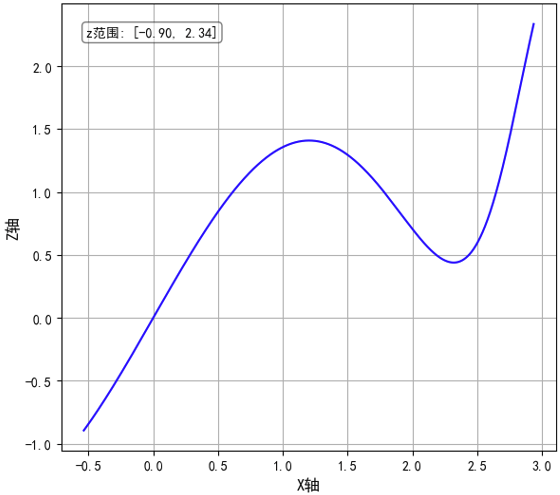
#> input picture Data/初赛数据-血管造影图像/自建-二维投影曲线图像/1/xoz平面投影.png, 560 x 495 px; the run also reads 1 picture not shown here
$ jupyter execute curve_extraction.ipynb
#> lines starting #> are read from the running program, lines starting #| are printed output that depends on the picture; after the words box and inside, x2 and y2 are one past the last pixel; in counts of white or black regions, pixels touching at a corner belong together
[cell 1]
import os, re, csv, json, math, warnings
import numpy as np
import pandas as pd
import cv2
import matplotlib.pyplot as plt

from typing import List, Tuple, Optional
from scipy.spatial import cKDTree
from skimage.filters import sato   # 或 frangi，均可
from skimage.graph import route_through_array
from skimage.morphology import skeletonize

from scipy.stats import theilslopes
warnings.filterwarnings("ignore")

# 若 apt/conda 安装的 tesseract 不在 PATH，请显式指定：
# pytesseract.pytesseract.tesseract_cmd = "/usr/bin/tesseract"

DIGIT_CONFIG_BASE = "-c tessedit_char_whitelist=-0123456789.,"
NUM_RE = re.compile(r'^[\-\+]?[\d]+(?:[.,]\d+)?$')

# [15 lines left out: functions _parse_num, save_csv, not called in this run]

def cv2_imread_any(path):
    path = str(path)
    img = cv2.imread(path, cv2.IMREAD_COLOR)
    if img is None:
        data = np.fromfile(path, dtype=np.uint8)            # Unicode-safe
        img = cv2.imdecode(data, cv2.IMREAD_COLOR)
    return img

# [21 lines left out: functions df_to_csv_safe, plot_img, not called in this run]

[cell 2]
try:
    import torch
    from transformers import Pix2StructForConditionalGeneration, Pix2StructProcessor
    _DEPLOT_OK = True
except Exception as e:
    print("DePlot 模块不可用，将在运行时自动回退到 OCR 方案。", e)
    _DEPLOT_OK = False

class DePlotWrapper:
    # [13 lines left out: function __init__, not called in this run]

    def available(self):
        return (self.model is not None) and (self.processor is not None)

    '''
    def infer_table(self, img_bgr):
        """返回 DataFrame；失败返回 None。"""
        if not self.available():
            return None
        from PIL import Image
        import pandas as pd
        import numpy as np

        img_rgb = cv2.cvtColor(img_bgr, cv2.COLOR_BGR2RGB)
        pil = Image.fromarray(img_rgb)
        prompt = "Generate the underlying data table of the figure below:"

        with torch.no_grad():
            inputs = self.processor(images=pil, text=prompt, return_tensors="pt")
            outputs = self.model.generate(**inputs, max_new_tokens=512)
            txt = self.processor.decode(outputs[0], skip_special_tokens=True)

        # 解析 markdown/CSV 风格结果
        lines = [l.strip() for l in txt.splitlines() if l.strip()]
        rows = []
        for ln in lines:
            if "|" in ln:
                cols = [c.strip() for c in ln.strip("|").split("|")]
                rows.append(cols)
            elif "," in ln:
                rows.append([c.strip() for c in ln.split(",")])

        if not rows:
            return None

        header = [c if c else f"col{i}" for i, c in enumerate(rows[0])]
        data = [r for r in rows[1:] if len(r) == len(header)]
        if not data:
            return None

        df = pd.DataFrame(data, columns=header)
        # 尝试转数值
        for col in df.columns:
            try:
                df[col] = df[col].map(lambda s: _parse_num(str(s)))
            except Exception:
                pass
        return df
    '''

    # —— 直接替换 DePlotWrapper 里的 infer_table 方法 ——
    # [142 lines left out: functions infer_table, _parse_deplot_text_to_df, _row_is_numeric, not called in this run]

[cell 3]
def find_plot_roi(img, fallback_margin=0.05):
    h, w = img.shape[:2]
    gray = cv2.cvtColor(img, cv2.COLOR_BGR2GRAY)
    ed = cv2.Canny(gray, 60, 160)
    ed = cv2.dilate(ed, np.ones((3,3),np.uint8), 1)
    cnts, _ = cv2.findContours(ed, cv2.RETR_EXTERNAL, cv2.CHAIN_APPROX_SIMPLE)
    best, best_area = None, 0
    for c in cnts:
        x,y,wc,hc = cv2.boundingRect(c)
        area = wc*hc
        if 0.25*h*w < area < 0.98*h*w and area > best_area:
            best_area, best = area, (x,y,x+wc,y+hc)
    if best is None:
        m = int(fallback_margin*min(h,w))
        return (m,m,w-m,h-m)
    return best

def _skeletonize(bin_u8):
    sk = skeletonize((bin_u8>0).astype(bool))
    return (sk.astype(np.uint8)*255)


# [54 lines left out: functions extract_curve_points, save_overlay, not called in this run]

[cell 4]
import numpy as np, cv2
from collections import deque
from scipy.stats import theilslopes

# --- ROI 稍微外扩，避免线贴边被切掉 ---
# [188 lines left out: functions _pad_roi, _remove_grid, _peak_hues, _mask_from_hue, _largest_component, _skeletonize and 3 more, not called in this run]

def _kill_border(u8, px=6):
    """把靠边 px 像素都置 0，杀掉内框/坐标轴"""
    m = u8.copy()
    if m.ndim == 3:  # 保护一下三通道
        m = cv2.cvtColor(m, cv2.COLOR_BGR2GRAY)
    H, W = m.shape
    if px > 0:
        m[:px, :] = 0; m[-px:, :] = 0; m[:, :px] = 0; m[:, -px:] = 0
    return m


def _component_touches_border(comp255, px=4, frac=0.25):
    M = comp255 > 0
    H, W = M.shape
    border = np.zeros_like(M, bool)
    border[:px,:] = True; border[-px:,:] = True; border[:,:px] = True; border[:,-px:] = True
    touch = (M & border).sum()
    area  = M.sum()
    return area > 0 and (touch / max(area,1)) > frac

def _border_penalty(shape, px=6):
    H, W = shape
    yy = np.minimum(np.arange(H), np.arange(H)[::-1])[:,None]
    xx = np.minimum(np.arange(W), np.arange(W)[::-1])[None,:]
    d = np.minimum(yy, xx).astype(np.float32)
    return (px - np.clip(d, 0, px)) / max(px,1)  # 边缘=1, 内部=0

# ---- 新增：骨架剪枝（去掉短枝）----
def _prune_skeleton(skel255, min_len=20):
    sk = (skel255>0).astype(np.uint8)
    H,W = sk.shape
    changed = True
    while changed:
        changed = False
        ys, xs = np.where(sk>0)
        for y,x in zip(ys, xs):
            # 统计8邻域
            cnt = 0
            nbr = []
            for dy in (-1,0,1):
                for dx in (-1,0,1):
                    if dx==0 and dy==0: continue
                    yy,xx = y+dy, x+dx
                    if 0<=yy<H and 0<=xx<W and sk[yy,xx]>0:
                        cnt += 1; nbr.append((yy,xx))
            if cnt==1:
                # 从这个端点往前走，若很短就剪掉
                path = [(y,x)]
                py, px = y, x
                for _ in range(min_len):
                    # 找唯一的下一点
                    nxt = []
                    for dy in (-1,0,1):
                        for dx in (-1,0,1):
                            if dx==0 and dy==0: continue
                            yy,xx = py+dy, px+dx
                            if 0<=yy<H and 0<=xx<W and sk[yy,xx]>0 and (yy,xx) not in path:
                                nxt.append((yy,xx))
                    if len(nxt)!=1: break
                    py,px = nxt[0]
                    path.append((py,px))
                if len(path) < min_len:
                    for yy,xx in path: sk[yy,xx]=0
                    changed = True
    return sk*255

# 2) 新增：计算“贴边比例”（用于评分惩罚）
# [27 lines left out: functions _border_touch_ratio, _score_path, not called in this run]


def _norm01(a):
    a = a.astype(np.float32)
    mn, mx = a.min(), a.max()
    return (a - mn) / (mx - mn + 1e-8)

def _build_cost_image(crop_bgr, hue_center=None):
    # 1) 线结构增强（对细长亮线特别友好）
    gray = cv2.cvtColor(crop_bgr, cv2.COLOR_BGR2GRAY)
    vessel = sato(_norm01(gray), sigmas=tuple(range(1, 5)))   # 细到粗的多尺度
    vessel_n = _norm01(vessel)

    # 2) 可选颜色相似度（自动抓主色相，不强制指定）
    cost = 1.0 - vessel_n   # vessel 强 => cost 低
    if hue_center is not None:
        hsv = cv2.cvtColor(crop_bgr, cv2.COLOR_BGR2HSV)
        H, S, V = cv2.split(hsv)
        # 色相圆距离（0~1），饱和度越高越可信
        d = np.minimum(np.abs(H - hue_center), 180 - np.abs(H - hue_center)) / 90.0
        color_penalty = _norm01(d) * (1.0 - _norm01(S)) * 0.5
        cost = _norm01(cost + color_penalty)

    # 3) 加一点常数避免 0 权重
    return _norm01(cost) + 1e-3

def _pick_hue_center(crop_bgr):
    hsv = cv2.cvtColor(crop_bgr, cv2.COLOR_BGR2HSV)
    H, S, V = cv2.split(hsv)
    mask = (S >= 60) & (V >= 50)
    if np.count_nonzero(mask) < 200:
        return None
    hist, _ = np.histogram(H[mask], bins=181, range=(0,181))
    h = int(hist.argmax())
    return h

def _farthest_pair_on_mask(mask255):
    # 取骨架后“直径”两端作为端点
    from collections import deque
    sk = (mask255 > 0).astype(np.uint8)
    ys, xs = np.where(sk)
    if len(xs) == 0: return None, None
    pts = list(zip(xs, ys))
    idx = {p:i for i,p in enumerate(pts)}
    nbrs = [[] for _ in pts]
    for k,(x,y) in enumerate(pts):
        for dx in (-1,0,1):
            for dy in (-1,0,1):
                if dx==0 and dy==0: continue
                q=(x+dx,y+dy); j=idx.get(q)
                if j is not None: nbrs[k].append(j)
    def bfs(start):
        q = deque([start]); dist={start:0}; parent={start:-1}; last=start
        while q:
            u=q.popleft(); last=u
            for v in nbrs[u]:
                if v in dist: continue
                dist[v]=dist[u]+1; parent[v]=u; q.append(v)
        return last, dist, parent
    a = 0
    b,_,_  = bfs(a)
    c,_,p2 = bfs(b)
    # 回溯 b->c
    path=[]; u=c
    while u!=-1:
        path.append(pts[u]); u=p2.get(u,-1)
    return path[0], path[-1]   # 两端点 (x,y)

def extract_curve_points_full(img_bgr, roi, max_gap_pct=0.06, debug=False):
    """
    颜色无先验：多候选 + 去网格 + 骨架 + 测地最短路，拿到整段曲线
    返回：按路径排序的像素坐标 (N,2)，全局坐标
    """
    x0,y0,x1,y1 = roi
    crop = img_bgr[y0:y1, x0:x1]

    # ——(A) 先做一个“粗分割”得到若干候选——
    gray = cv2.cvtColor(crop, cv2.COLOR_BGR2GRAY)
    # 去掉网格与坐标轴
    hor = cv2.morphologyEx(gray, cv2.MORPH_OPEN, cv2.getStructuringElement(cv2.MORPH_RECT,(31,1)))
    ver = cv2.morphologyEx(gray, cv2.MORPH_OPEN, cv2.getStructuringElement(cv2.MORPH_RECT,(1,31)))
    base = cv2.subtract(gray, cv2.max(hor, ver))
    base = cv2.GaussianBlur(base, (3,3), 0)

    hsv = cv2.cvtColor(crop, cv2.COLOR_BGR2HSV)
    L,A,B = cv2.split(cv2.cvtColor(crop, cv2.COLOR_BGR2LAB))
    chroma = np.sqrt((A-128.0)**2 + (B-128.0)**2)

    # 色度+亮度
    c_thr = np.percentile(chroma, 99)*0.30
    v_thr = np.percentile(hsv[:,:,2], 75)*0.65
    m_ch  = ((chroma>c_thr) & (hsv[:,:,2]>v_thr)).astype(np.uint8)*255
    m_ch  = cv2.morphologyEx(m_ch, cv2.MORPH_OPEN,  np.ones((3,3),np.uint8), 1)
    m_ch  = cv2.morphologyEx(m_ch, cv2.MORPH_DILATE, np.ones((3,3),np.uint8), 1)

    # 色相峰（自动挑主色）
    h0 = _pick_hue_center(crop)
    if h0 is not None:
        def _mask_h(hc):
            band=14
            if hc < band:
                m1 = cv2.inRange(hsv,(0,60,50),(hc+band,255,255))
                m2 = cv2.inRange(hsv,(180-(band-hc),60,50),(180,255,255))
                return cv2.bitwise_or(m1,m2)
            if hc+band>180:
                m1 = cv2.inRange(hsv,(0,60,50),((hc+band)-180,255,255))
                m2 = cv2.inRange(hsv,(hc-band,60,50),(180,255,255))
                return cv2.bitwise_or(m1,m2)
            return cv2.inRange(hsv,(hc-band,60,50),(hc+band,255,255))
        m_h  = _mask_h(h0)
    else:
        m_h  = np.zeros_like(m_ch)

    # Canny 作兜底
    edges = cv2.Canny(base, 40, 100)

    # 综合候选
    mask0 = cv2.bitwise_or(m_ch, m_h)
    mask0 = cv2.bitwise_or(mask0, edges)
    mask0 = (mask0>0).astype(np.uint8)*255

    # 👉(1) 杀边 & 贴边连通域过滤
    mask0 = _kill_border(mask0, px=6)
    num, lab, stats, _ = cv2.connectedComponentsWithStats(mask0, connectivity=8)
    keep = np.zeros_like(mask0, np.uint8)
    for i in range(1, num):
        if stats[i, cv2.CC_STAT_AREA] < 150:  # 小噪点
            continue
        comp = (lab==i).astype(np.uint8)*255
        if _component_touches_border(comp, px=4, frac=0.25):
            continue
        keep = cv2.bitwise_or(keep, comp)
    mask = keep if keep.any() else mask0
    mask = cv2.morphologyEx(mask, cv2.MORPH_CLOSE, np.ones((5,5),np.uint8), 1)

    # 👉(2) 骨架 + 剪枝（避免短枝当端点）
    try:
        import cv2.ximgproc as xi
        skel = xi.thinning(mask)
    except Exception:
        from skimage.morphology import skeletonize
        skel = (skeletonize((mask>0).astype(bool)).astype(np.uint8)*255)
    skel = _prune_skeleton(skel, min_len=max(18, int(0.02*min(mask.shape))))

    pA, pB = _farthest_pair_on_mask(skel)   # 你的函数不变
    if pA is None or pB is None:
        return np.empty((0,2), dtype=int)

    # 👉(3) “走廊约束”的代价图：走出走廊代价极高
    corridor = cv2.dilate(mask, cv2.getStructuringElement(cv2.MORPH_ELLIPSE,
                    (max(7, int(0.015*(x1-x0))), max(7, int(0.015*(y1-y0))))))
    corridor = (corridor>0).astype(np.uint8)
    cost = _build_cost_image(crop, hue_center=h0).astype(np.float32)  # 你原来的
    cost += 5.0 * _border_penalty(cost.shape, px=6)                   # 靠边惩罚
    cost[ corridor==0 ] += 1e3                                         # 走廊外禁止

    from skimage.graph import route_through_array
    start = (pA[1], pA[0]); end = (pB[1], pB[0])
    path_rc, _ = route_through_array(cost, start, end, geometric=True, fully_connected=True)
    path_rc = np.array(path_rc, dtype=int)

    # 回填全局坐标 + 轻微重采样（同你原来）
    pts = np.column_stack([path_rc[:,1] + x0, path_rc[:,0] + y0])
    d = np.sqrt(np.sum(np.diff(pts, axis=0)**2, axis=1)); s = np.insert(np.cumsum(d), 0, 0.0)
    if s[-1] > 0:
        N = min(600, max(200, pts.shape[0]))
        si = np.linspace(0, s[-1], N)
        xi = np.interp(si, s, pts[:,0]); yi = np.interp(si, s, pts[:,1])
        pts = np.column_stack([xi, yi]).astype(np.float32)
    if debug:
        dbg = crop.copy()
        for (x,y) in (pts - [x0,y0]).astype(int):
            cv2.circle(dbg, (int(x),int(y)), 1, (0,255,0), -1)
        cv2.imwrite("debug_curve_path.png", dbg)
    return pts

[cell 5]
# [192 lines left out: functions _ocr_band_numbers, _theil_sen, _fit_line_robust, _fit_axis, fit_axis_maps, convert_points_to_data, not called in this run]

[cell 6]
# [105 lines left out: functions plausible_curve_df, chart_to_series, not called in this run]

[cell 7]
from scipy.interpolate import interp1d

# [39 lines left out: function rebuild_3d_from_xoz_yoz, not called in this run]

[cell 8]
# ---------------------------
# 1) 提取像素坐标
# ---------------------------
def extract_curve_pixels(img_path):
    img = cv2_imread_any(img_path)
#> in cv2_imread_any, img is the input picture: shape (495, 560, 3); mean B, G, R 249.5, 248, 248.1
    assert img is not None, f"读图失败: {img_path}"
    roi = find_plot_roi(img)
#> in find_plot_roi, `ed = cv2.Canny(gray, 60, 160)`:
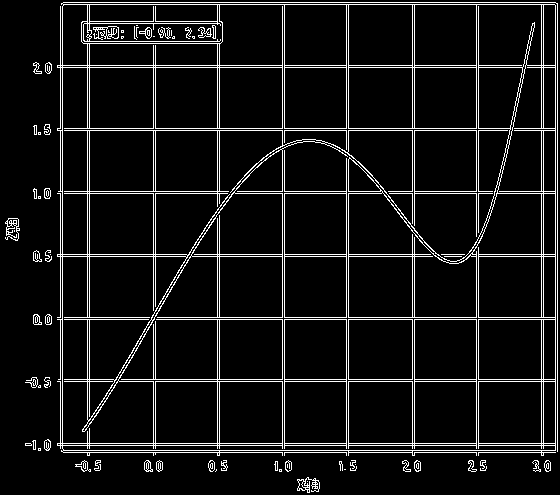
#> ed: shape (495, 560); 7.8% white in thin lines or dots
#> in find_plot_roi, `ed = cv2.dilate(ed, np.ones((3,3),np.uint8), 1)`:
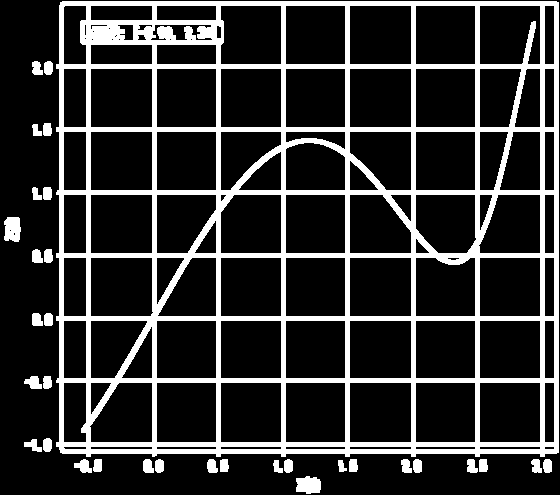
#> ed: shape (495, 560); 19.5% white; 33 white regions
#> in find_plot_roi, `cnts, _ = cv2.findContours(ed, cv2.RETR_EXTERNAL, cv2.CHAIN_APPROX_SIM..`: cnts = 33 contours; largest, box (x1, y1, x2, y2) and area: (56, 1, 559, 457) 225726, (296, 476, 321, 494) 330, (4, 217, 21, 242) 328, (74, 459, 92, 473) 132, (24, 376, 42, 389) 131
#> the loop in find_plot_roi, `for c in cnts:` made 33 passes
#> (x, y, wc, hc, area, best_area, best) on pass 33: (56, 1, 503, 456, 229368, 229368, (56, 1, 559, 457))
#> after the loop in find_plot_roi, `for c in cnts:`: best_area = 229368
#> roi = (56, 1, 559, 457)
    pts_px = extract_curve_points_full(img, roi)  # 你的“整段曲线”函数
#> in extract_curve_points_full, `x0,y0,x1,y1 = roi`: x0 = 56; y0 = 1; x1 = 559; y1 = 457
#> in extract_curve_points_full, `crop = img_bgr[y0:y1, x0:x1]`:
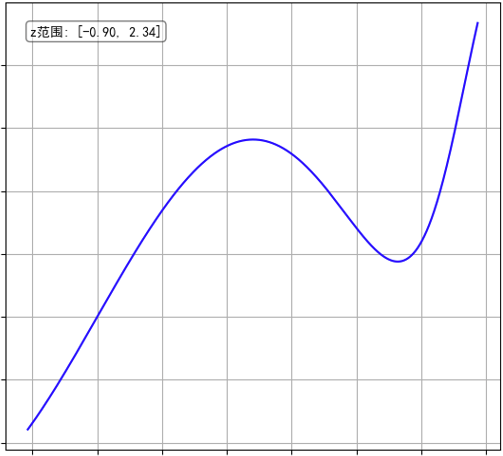
#> crop: shape (456, 503, 3); mean B, G, R 249.3, 247.5, 247.7
#> in extract_curve_points_full, `hor = cv2.morphologyEx(gray, cv2.MORPH_OPEN, cv2.getStructuringElement..`:
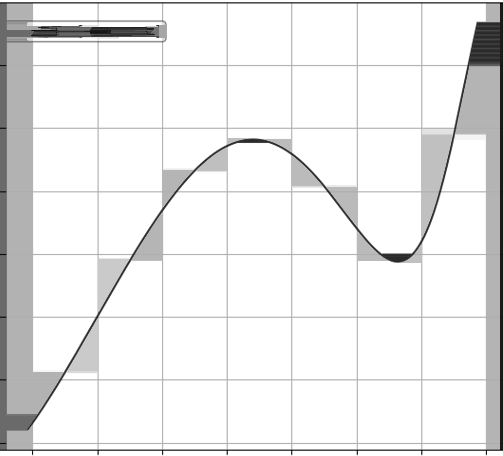
#> hor: shape (456, 503); min 0, max 255, mean 235.4
#> in extract_curve_points_full, `ver = cv2.morphologyEx(gray, cv2.MORPH_OPEN, cv2.getStructuringElement..`:
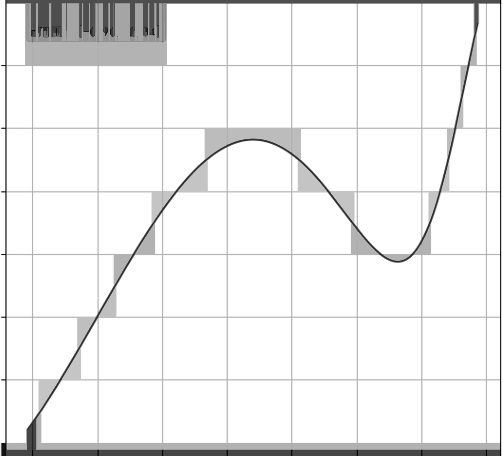
#> ver: shape (456, 503); min 0, max 255, mean 238.6
#> in extract_curve_points_full, `L,A,B = cv2.split(cv2.cvtColor(crop, cv2.COLOR_BGR2LAB))`:
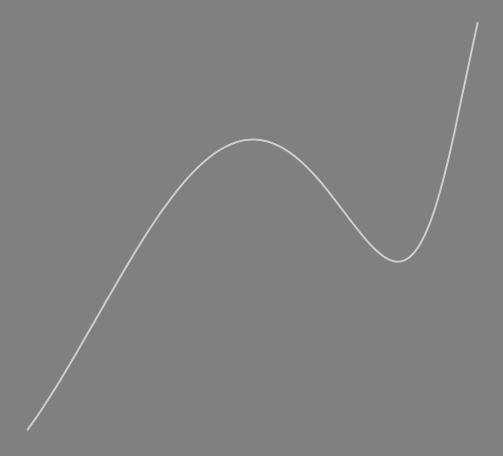
#> A: shape (456, 503); min 125, max 207, mean 128.6
#> in extract_curve_points_full, `chroma = np.sqrt((A-128.0)**2 + (B-128.0)**2)`:
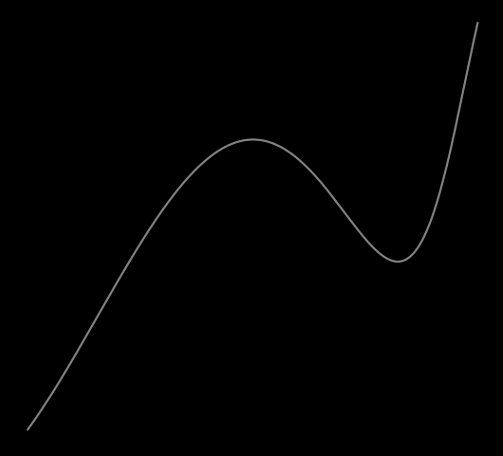
#> chroma: shape (456, 503) float64; min 0, max 132.2, mean 1
#> in extract_curve_points_full, `c_thr = np.percentile(chroma, 99)*0.30`: c_thr = 7.8
#> in extract_curve_points_full, `v_thr = np.percentile(hsv[:,:,2], 75)*0.65`: v_thr = 165.8
#> in _pick_hue_center, `mask = (S >= 60) & (V >= 50)`:
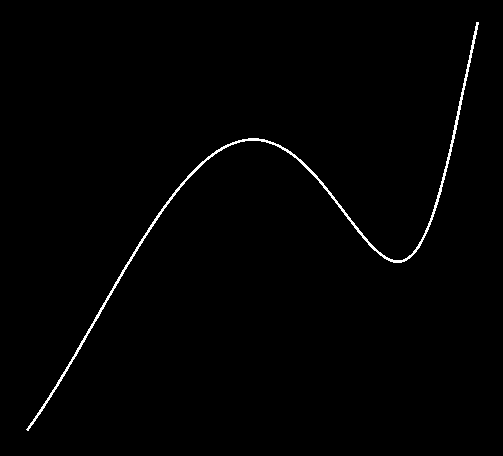
#> mask: shape (456, 503) bool; 0.95% white in thin lines or dots, all inside (x1, y1, x2, y2) = (26, 22, 479, 431)
#> in _pick_hue_center, `hist, _ = np.histogram(H[mask], bins=181, range=(0,181))`: hist = 181 values, max 929 at index 121, min 0 at index 0, mean 12.08
#> in _pick_hue_center, `h = int(hist.argmax())`: h = 121
#> in extract_curve_points_full, `num, lab, stats, _ = cv2.connectedComponentsWithStats(mask0, connectiv..`:
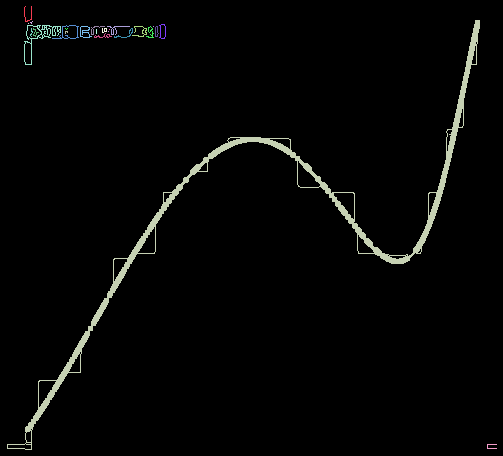
#> lab: shape (456, 503) int32; 26 distinct labels, from 0 to 25; one colour per label, 0 black
#> in extract_curve_points_full, `num, lab, stats, _ = cv2.connectedComponentsWithStats(mask0, connectiv..`: num = 26; stats = 26 rows, first 6: [0, 0, 503, 456, 223297], [24, 6, 8, 16, 36], [30, 21, 3, 3, 4], [7, 20, 473, 430, 5305], [28, 23, 1, 1, 1], [24, 25, 37, 40, 232]
#> the loop in extract_curve_points_full, `for i in range(1, num):` made 25 passes
#> (touch in _component_touches_border, area in _component_touches_border) on passes 3, 5: (0, 5305), (0, 232)
#> after the loop in extract_curve_points_full, `for i in range(1, num):`:
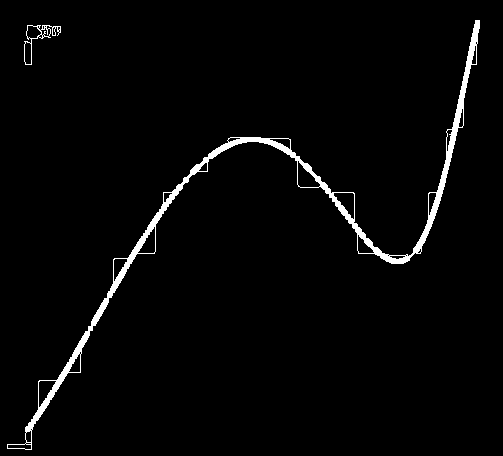
#> keep: shape (456, 503); 2.4% white; 2 white regions, box (x1, y1, x2, y2) and area: (7, 20, 480, 450) 5305, (24, 25, 61, 65) 232
#> (the rest of the program and of its run is left out)
